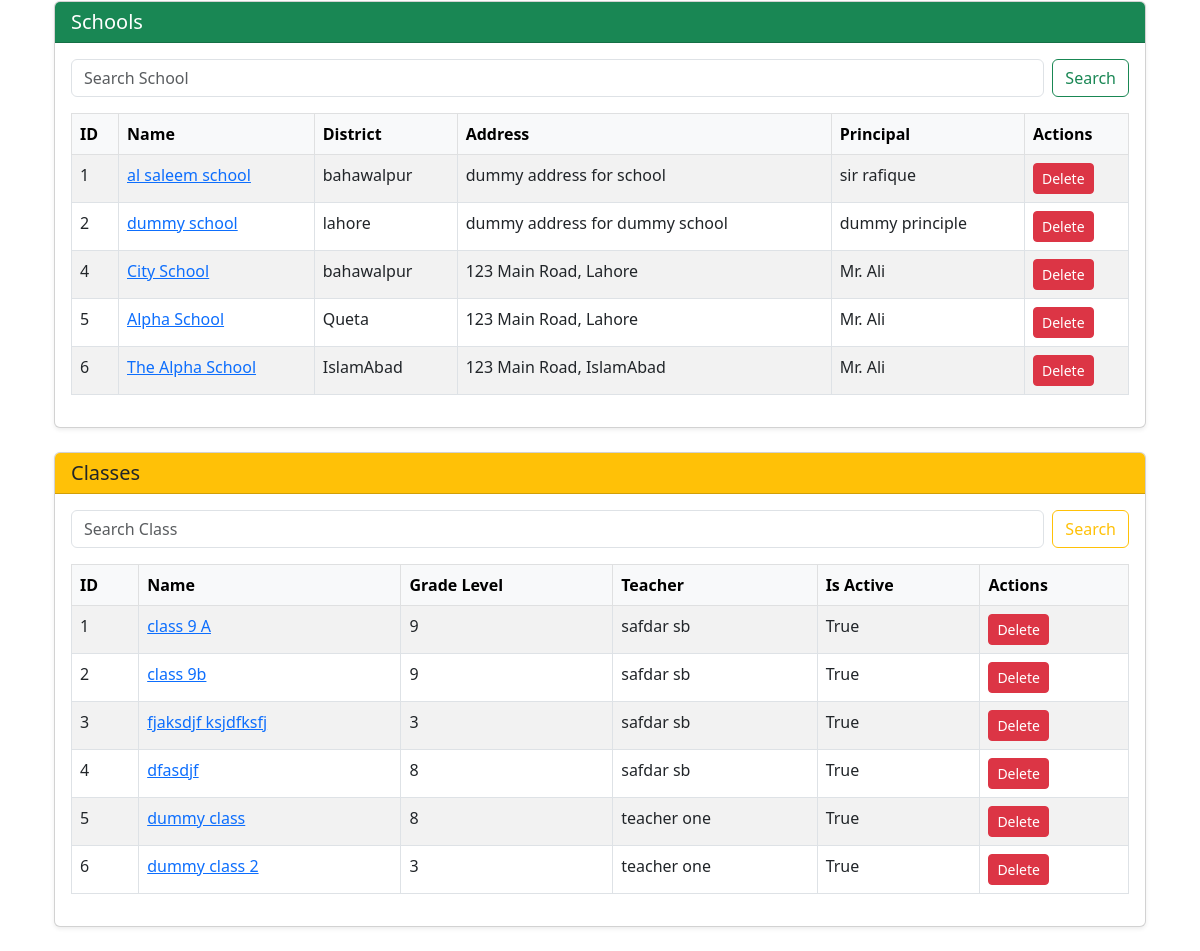
Page /user/admin/dashboard/ (signed in, lower part) on the earlier database version.
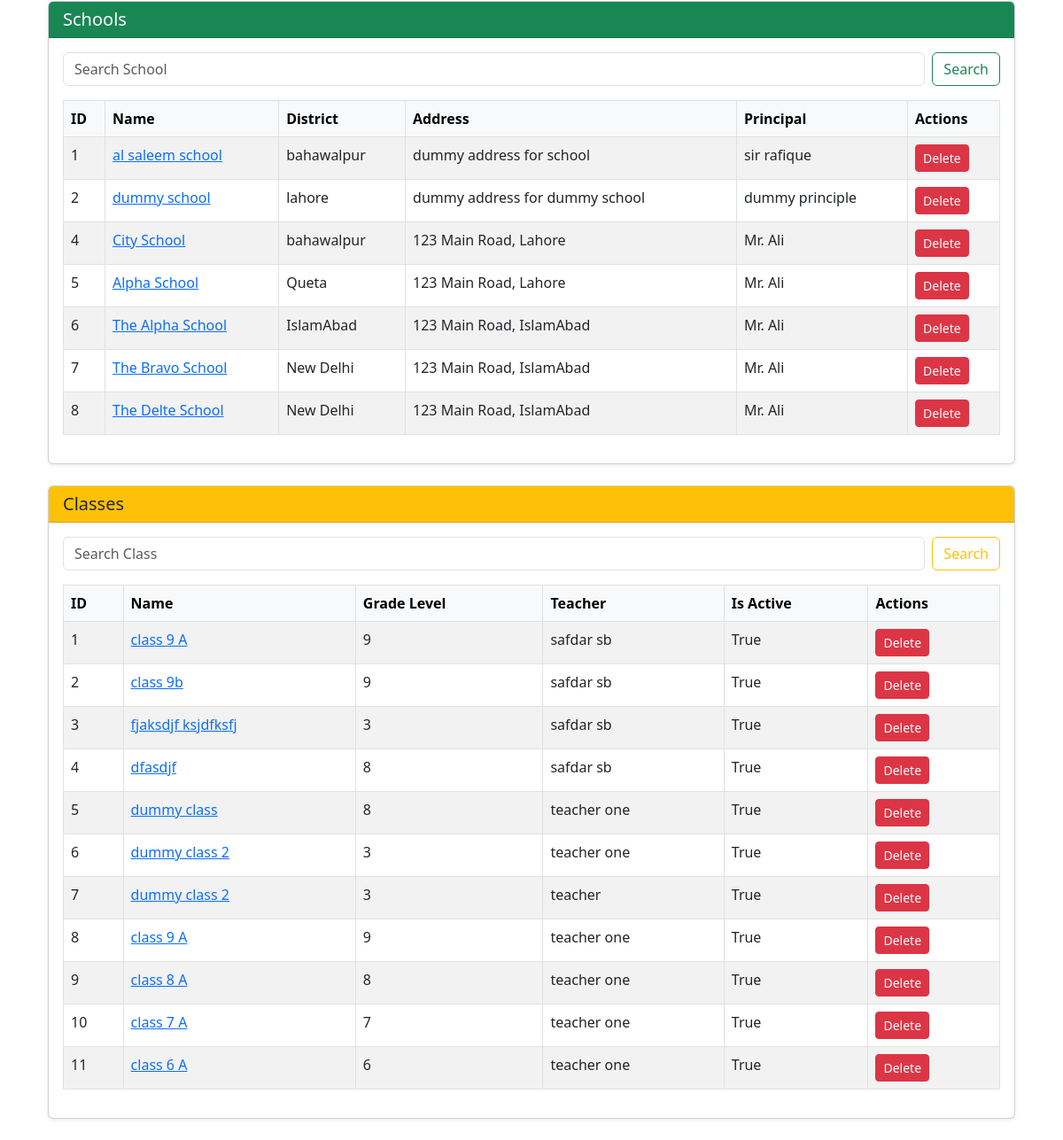
Same page on the later database version.
### school/models.py (models this page shows, shortened)
class School(models.Model):
    id = models.AutoField(primary_key = True)
    name = models.CharField(max_length=255, unique=True, verbose_name="School")
    address = models.TextField(verbose_name="Address")
    principal = models.CharField(max_length=255)
    district = models.ForeignKey(District, on_delete=CASCADE, related_name="school_district")
    created_at = models.DateTimeField(auto_now_add=True)
    is_active = models.BooleanField(default=True, verbose_name="Is Active")
    def __str__(self):
        return self.name

class District(models.Model):
    id = models.AutoField(primary_key=True)
    name = models.CharField(max_length=255, unique=True, verbose_name="District Name")
    create_time = models.DateTimeField(auto_now_add=True, verbose_name="Created At")
    is_active = models.BooleanField(default=True, verbose_name="Is Active")
    def __str__(self):
        return self.name

class ClassRoom(models.Model):
    name = models.CharField(max_length=100)
    grade_level= models.IntegerField(validators=[validate_grade_level])
    school = models.ForeignKey(School, on_delete=models.CASCADE, related_name='classes')
    assigned_teacher = models.ForeignKey(
        User,
        on_delete=models.SET_NULL,
        null=True,
        blank=True,
        limit_choices_to={'role': 'teacher'},
        related_name='teaching_classes'
    )
    students = models.ManyToManyField(
        User,
        blank=True,
        limit_choices_to={'role': 'student'},
        related_name='enrolled_classes'
    )
    is_active = models.BooleanField(default=True, verbose_name="Is Active")
    created_at = models.DateTimeField(auto_now_add=True)
    class Meta:
        unique_together = ('name', 'school')  #here ensuring classname should be unique, we fullfilled one section or multiple section requirements here

### users/models.py (models this page shows)
class User(AbstractBaseUser, PermissionsMixin):
    ROLE_CHOICES = [
        ('admin', 'Admin'),
        ('teacher', 'Teacher'),
        ('student', 'Student'),
    ]
    email = models.EmailField(unique=True)
    full_name = models.CharField(max_length=255)
    is_active = models.BooleanField(default=True)
    is_staff = models.BooleanField(default=False)
    school = models.ForeignKey("school.School", on_delete=models.SET_NULL, null=True, blank=True)
    role = models.CharField(max_length=20, choices=ROLE_CHOICES, default='student')
    date_joined = models.DateTimeField(auto_now_add=True)
    objects = CustomUserManager()
    USERNAME_FIELD = 'email'
    REQUIRED_FIELDS = ['full_name']
    def __str__(self):
        return self.email
    def get_full_name(self):
        return self.full_name

### users/views.py (the view)
# urls.py: path('admin/dashboard/', views.admin_dashboard, name='admin_dashboard'),
@admin_required
def admin_dashboard(request):
    districts = District.objects.all()
    schools = School.objects.all()
    classes = ClassRoom.objects.all()
    district_form = DistrictForm()
    school_form = SchoolForm()
    class_form = ClassForm()
    district_search_query = request.GET.get('district_search')
    if district_search_query:
        districts = districts.filter(name__icontain=district_search_query)
    school_search_query = request.GET.get('school_search')
    if school_search_query:
        schools = schools.filter(name__icontain = school_search_query)
    class_search_query = request.GET.get('class_search')
    if class_search_query:
        classes = classes.filter(name__icontain = class_search_query)
    selected_district_id = request.GET.get('district_id')
    if selected_district_id:
        schools = schools.filter(district_id = selected_district_id)
    if request.method == 'POST' and 'add_district' in request.POST:
        district_form = DistrictForm(request.POST)
        if district_form.is_valid():
            district_form.save()
            return redirect('admin_dashboard')
    if request.method == 'POST' and 'add_school' in request.POST:
        school_form = SchoolForm(request.POST)
        if school_form:
            school_form.save()
            return redirect('admin_dashboard')
    selected_school_id = request.GET.get('school_id')
    if selected_school_id:
        classes = classes.filter(school_id = selected_school_id)
    if request.method == 'POST' and 'add_class' in request.POST:
        class_form = ClassForm(request.POST)
        if class_form.is_valid():
            class_form.save()
            return redirect('admin_dashboard')
    context = {
        'districts': districts,
        'schools': schools,
        'district_form':district_form,
        'school_form': school_form,
        'selected_district_id':selected_district_id,
        'classes': classes,
        'class_form': class_form,
        'selected_school_id': selected_school_id
    }
    return render(request, 'admin_dashboard.html', context)

### school/forms.py
class DistrictForm(forms.ModelForm):
    class Meta:
        model = District
        fields = ['name', 'is_active']

class SchoolForm(forms.ModelForm):
    class Meta:
        model = School
        fields = ['name', 'address','district', 'principal', 'is_active']

### users/templates/admin_dashboard.html (shortened to what this page needs)
{% extends 'base.html' %}
{% block content %}
<div class="container mt-5">
    <div class="card shadow-sm mb-4">
        <div class="card-header bg-success text-white">
            <h5 class="mb-0">Schools {% if selected_district_id %}(Filtered by District ID {{ selected_district_id }}){% endif %}</h5>
        </div>
        <div class="card-body">
            <form method="get" class="mb-3 d-flex gap-2">
                <input type="text" name="school_search" class="form-control" placeholder="Search School" value="{{ request.GET.school_search }}">
                <button type="submit" class="btn btn-outline-success">Search</button>
            </form>
            <table class="table table-bordered table-hover table-striped">
                <thead class="table-light">
                    <tr>
                        <th>ID</th>
                        <th>Name</th>
                        <th>District</th>
                        <th>Address</th>
                        <th>Principal</th>
                        <th>Actions</th>
                    </tr>
                </thead>
                <tbody>
                    {% for school in schools %}
                    <tr>
                        <td>{{ school.id }}</td>
                        <td><a href="{% url 'admin_dashboard' %}?school_id={{ school.id }}&district_id={{ school.district.id }}">{{ school.name }}</a></td>
                        <td>{{ school.district.name }}</td>
                        <td>{{ school.address }}</td>
                        <td>{{ school.principal }}</td>
                        <td><a href="{% url 'delete_school' school.id %}" class="btn btn-sm btn-danger">Delete</a></td>
                    </tr>
                    {% empty %}
                    <tr><td colspan="6" class="text-center">No Schools Found</td></tr>
                    {% endfor %}
                </tbody>
            </table>
        </div>
    </div>
    <div class="card shadow-sm mb-4">
        <div class="card-header bg-warning text-dark">
            <h5 class="mb-0">Classes {% if selected_school_id %}(Filtered by School ID {{ selected_school_id }}){% endif %}</h5>
        </div>
        <div class="card-body">
            <form method="get" class="mb-3 d-flex gap-2">
                <input type="text" name="class_search" class="form-control" placeholder="Search Class" value="{{ request.GET.class_search }}">
                <button type="submit" class="btn btn-outline-warning">Search</button>
            </form>
            <table class="table table-bordered table-hover table-striped">
                <thead class="table-light">
                    <tr>
                        <th>ID</th>
                        <th>Name</th>
                        <th>Grade Level</th>
                        <th>Teacher</th>
                        <th>Is Active</th>
                        <th>Actions</th>
                    </tr>
                </thead>
                <tbody>
                    {% for class_ in classes %}
                    <tr>
                        <td>{{ class_.id }}</td>
                        <td>
                            <a href="#" data-bs-toggle="modal" data-bs-target="#classDetailModal{{ class_.id }}">
                                {{ class_.name }}
                            </a>
                        </td>
                        <td>{{ class_.grade_level }}</td>
                        <td>{{ class_.assigned_teacher.full_name }}</td>
                        <td>{{ class_.is_active }}</td>
                        <td><a href="{% url 'delete_class' class_.id %}" class="btn btn-sm btn-danger">Delete</a></td>
                    </tr>
                    {% empty %}
                    <tr><td colspan="6" class="text-center">No Classes Found</td></tr>
                    {% endfor %}
                </tbody>
            </table>
        </div>
    </div>
</div>
{% endblock %}

Differences in the rows shown:
added School: id "7", name "The Bravo School", district.name "New Delhi", address "123 Main Road, IslamAbad", principal "Mr. Ali"
added School: id "8", name "The Delte School", district.name "New Delhi", address "123 Main Road, IslamAbad", principal "Mr. Ali"
added ClassRoom: id "7", name "dummy class 2", grade_level "3", assigned_teacher.full_name "teacher", is_active "True"
added ClassRoom: id "8", name "class 9 A", grade_level "9", assigned_teacher.full_name "teacher one", is_active "True"
added ClassRoom: id "9", name "class 8 A", grade_level "8", assigned_teacher.full_name "teacher one", is_active "True"
added ClassRoom: id "10", name "class 7 A", grade_level "7", assigned_teacher.full_name "teacher one", is_active "True"
added ClassRoom: id "11", name "class 6 A", grade_level "6", assigned_teacher.full_name "teacher one", is_active "True"
